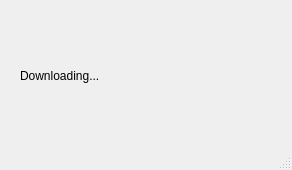
<?xml version="1.0" encoding="UTF-8"?>
<ui version="4.0">
 <class>MainWindow</class>
 <widget class="QMainWindow" name="MainWindow">
  <property name="geometry">
   <rect>
    <x>0</x>
    <y>0</y>
    <width>292</width>
    <height>170</height>
   </rect>
  </property>
  <property name="windowTitle">
   <string>MainWindow</string>
  </property>
  <widget class="QWidget" name="centralwidget">
   <widget class="QWidget" name="gridLayoutWidget">
    <property name="geometry">
     <rect>
      <x>20</x>
      <y>10</y>
      <width>251</width>
      <height>131</height>
     </rect>
    </property>
    <layout class="QGridLayout" name="gridLayout">
     <item row="0" column="0">
      <widget class="QLabel" name="label">
       <property name="text">
        <string>Downloading...</string>
       </property>
      </widget>
     </item>
    </layout>
   </widget>
  </widget>
  <widget class="QStatusBar" name="statusbar"/>
 </widget>
 <resources/>
 <connections/>
</ui>
